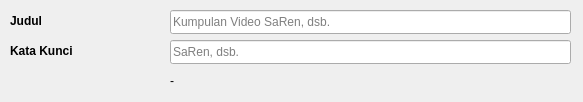
<?xml version="1.0" encoding="UTF-8"?>
<ui version="4.0">
 <class>FrameRSS</class>
 <widget class="QFrame" name="FrameRSS">
  <property name="geometry">
   <rect>
    <x>0</x>
    <y>0</y>
    <width>583</width>
    <height>102</height>
   </rect>
  </property>
  <property name="windowTitle">
   <string>Frame</string>
  </property>
  <widget class="QLabel" name="label_5">
   <property name="geometry">
    <rect>
     <x>10</x>
     <y>10</y>
     <width>151</width>
     <height>21</height>
    </rect>
   </property>
   <property name="font">
    <font>
     <weight>75</weight>
     <bold>true</bold>
    </font>
   </property>
   <property name="text">
    <string>Judul</string>
   </property>
  </widget>
  <widget class="QLineEdit" name="field_title">
   <property name="geometry">
    <rect>
     <x>170</x>
     <y>10</y>
     <width>401</width>
     <height>24</height>
    </rect>
   </property>
   <property name="placeholderText">
    <string>Kumpulan Video SaRen, dsb.</string>
   </property>
  </widget>
  <widget class="QLineEdit" name="field_key">
   <property name="geometry">
    <rect>
     <x>170</x>
     <y>40</y>
     <width>401</width>
     <height>24</height>
    </rect>
   </property>
   <property name="placeholderText">
    <string>SaRen, dsb.</string>
   </property>
  </widget>
  <widget class="QLabel" name="label_8">
   <property name="geometry">
    <rect>
     <x>10</x>
     <y>40</y>
     <width>151</width>
     <height>21</height>
    </rect>
   </property>
   <property name="font">
    <font>
     <weight>75</weight>
     <bold>true</bold>
    </font>
   </property>
   <property name="text">
    <string>Kata Kunci</string>
   </property>
  </widget>
  <widget class="QLabel" name="label_status">
   <property name="geometry">
    <rect>
     <x>170</x>
     <y>70</y>
     <width>351</width>
     <height>21</height>
    </rect>
   </property>
   <property name="text">
    <string>-</string>
   </property>
  </widget>
 </widget>
 <resources/>
 <connections/>
</ui>
